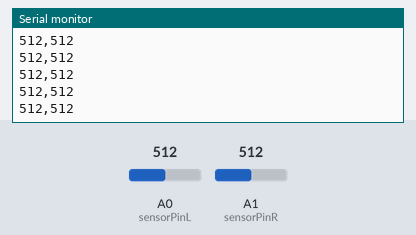
Simulated run of this sketch. Board: Arduino Uno, built with avr-gcc and run on an emulated ATmega328P. On the bench: the last lines printed to the serial monitor. The test bench sets the inputs (shaded band); at power-on: A0 (sensorPinL) = 512, A1 (sensorPinR) = 512.

Above: at 1.2 s.
1.3 s: A0 (sensorPinL) set to 716
At 1.35 s:
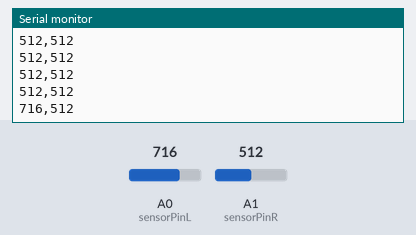
2.8 s: A1 (sensorPinR) set to 716
At 2.83 s:
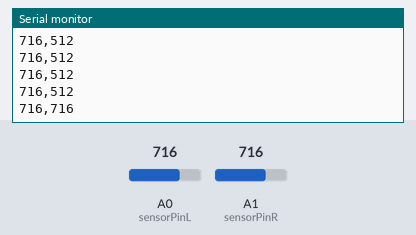
4.3 s: A0 (sensorPinL) set to 900
At 4.32 s:
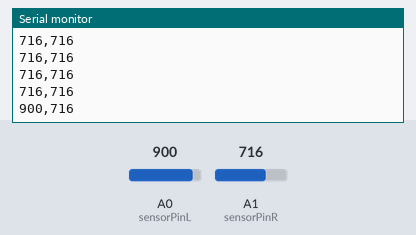
5.8 s: A1 (sensorPinR) set to 900
At 5.8 s:
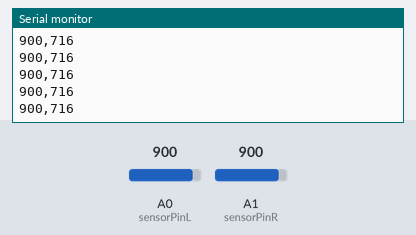
Timing chart, 0 to 8.3 s (numbered marks = the images above; inputs shaded):
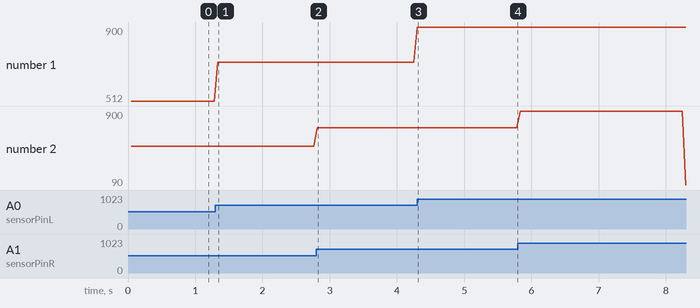

The sketch:

Leitor_Sensor.ino
```cpp
int exampleVariable1 = 0;
int exampleVariable2 = 0;
int sensorPinL = A0;
int sensorPinR = A1;

// Serial data variables ------------------------------------------------------
//Incoming Serial Data Array
const byte kNumberOfChannelsFromExcel = 6;

// Comma delimiter to separate consecutive data if using more than 1 sensor
const char kDelimiter = ',';
// Interval between serial writes
const int kSerialInterval = 50;
// Timestamp to track serial interval
unsigned long serialPreviousTime;

char* arr[kNumberOfChannelsFromExcel];

// SETUP ----------------------------------------------------------------------
void setup() {
  // Initialize Serial Communication
  Serial.begin(9600);
}

// START OF MAIN LOOP ---------------------------------------------------------
void loop()
{
  // Gather and process sensor data
  processSensors();

  // Read Excel variables from serial port (Data Streamer)
  processIncomingSerial();

  // Process and send data to Excel via serial port (Data Streamer)
  processOutgoingSerial();

// Compares STR1 to STR2 returns 0 if true.
//   if ( strcmp ("Apple", arr[0]) == 0){
//       Serial.println("working");
//   }
}

// SENSOR INPUT CODE-----------------------------------------------------------
void processSensors()
{
  // Read sensor pin and store to a variable
  exampleVariable1 = analogRead( sensorPinL );
  exampleVariable2 = analogRead( sensorPinR );

  // Add any additional raw data analysis below (e.g. unit conversions)

}

// Add any specialized methods and processing code below


// OUTGOING SERIAL DATA PROCESSING CODE----------------------------------------
void sendDataToSerial()
{
  // Send data out separated by a comma (kDelimiter)
  // Repeat next 2 lines of code for each variable sent:

  //Serial.print("Sensor Esquerdo: ");
  Serial.print(exampleVariable1);
  Serial.print(kDelimiter);
  //Serial.print(" Sensor Direito: ");
  Serial.print(exampleVariable2);

  Serial.println(); // Add final line ending character only once
}

//-----------------------------------------------------------------------------
// DO NOT EDIT ANYTHING BELOW THIS LINE
//-----------------------------------------------------------------------------

// OUTGOING SERIAL DATA PROCESSING CODE----------------------------------------
void processOutgoingSerial()
{
   // Enter into this only when serial interval has elapsed
  if((millis() - serialPreviousTime) > kSerialInterval)
  {
    // Reset serial interval timestamp
    serialPreviousTime = millis();
    sendDataToSerial();
  }
}

// INCOMING SERIAL DATA PROCESSING CODE----------------------------------------
void processIncomingSerial()
{
  if(Serial.available()){
    parseData(GetSerialData());
  }
}

// Gathers bytes from serial port to build inputString
char* GetSerialData()
{
  static char inputString[64]; // Create a char array to store incoming data
  memset(inputString, 0, sizeof(inputString)); // Clear the memory from a pervious reading
  while (Serial.available()){
    Serial.readBytesUntil('\n', inputString, 64); //Read every byte in Serial buffer until line end or 64 bytes
  }
  return inputString;
}

// Seperate the data at each delimeter
void parseData(char data[])
{
    char *token = strtok(data, ","); // Find the first delimeter and return the token before it
    int index = 0; // Index to track storage in the array
    while (token != NULL){ // Char* strings terminate w/ a Null character. We'll keep running the command until we hit it
      arr[index] = token; // Assign the token to an array
      token = strtok(NULL, ","); // Conintue to the next delimeter
      index++; // incremenet index to store next value
    }
}
```

Measured:
- after the input at 1.3 s, the serial monitor: prints a new line at once (image 1)
- after the input at 2.8 s, the serial monitor: prints a new line at once (image 2)
- after the input at 4.3 s, the serial monitor: prints a new line at once (image 3)
- plotted number 1: 512 → 716 after the input at 1.3 s, 716 → 900 after the input at 4.3 s
- plotted number 2: 716 → 90 after the input at 5.8 s
